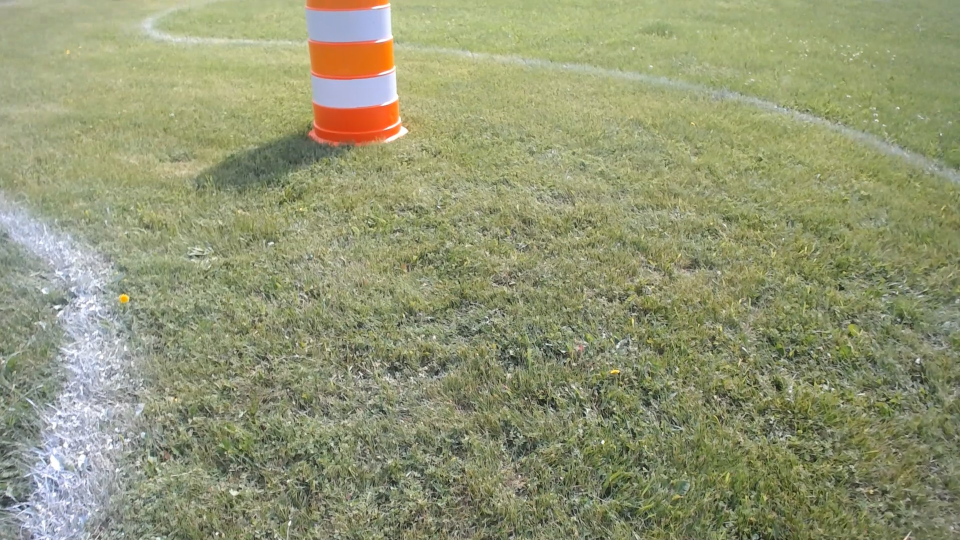
#> input picture CVTest/Untitled Folder/cap_1030IGVC_00:00:03_01.jpg, 1920 x 1080 px (shown at 1/2 size)
$ python -i remove_orange.py   (imports and definitions only)   (Python 2 division)   (older library calls are emulated)
#> lines starting #> are read from the running program, lines starting #| are printed output that depends on the picture; after the words box and inside, x2 and y2 are one past the last pixel; in counts of white or black regions, pixels touching at a corner belong together
#> further down, picture is the input picture: shape (1080, 1920, 3); mean B, G, R 115.5, 150.3, 146.4
import cv2
import numpy
import math
from enum import Enum

class RemoveOrange:
    """
    An OpenCV pipeline generated by GRIP.
    """

    def __init__(self):
        """initializes all values to presets or None if need to be set
        """

        self.__blur_type = BlurType.Box_Blur
        self.__blur_radius = 5

        self.blur_output = None

        self.__hsv_threshold_input = self.blur_output
        self.__hsv_threshold_hue = [0, 18]
        self.__hsv_threshold_saturation = [50, 255.0]
        self.__hsv_threshold_value = [75, 255.0]

        self.hsv_threshold_output = None

        self.__find_contours_input = self.hsv_threshold_output
        self.__find_contours_external_only = False

        self.find_contours_output = None

        self.__filter_contours_contours = self.find_contours_output
        self.__filter_contours_min_area = 200.0
        self.__filter_contours_min_perimeter = 0
        self.__filter_contours_min_width = 30
        self.__filter_contours_max_width = 1000
        self.__filter_contours_min_height = 30
        self.__filter_contours_max_height = 1000
        self.__filter_contours_solidity = [0, 100]
        self.__filter_contours_max_vertices = 1000000
        self.__filter_contours_min_vertices = 0
        self.__filter_contours_min_ratio = 0
        self.__filter_contours_max_ratio = 1000

        self.filter_contours_output = None


    def process(self, source0, hue = None, saturation = None, value = None):
        if hue == None:
            hue = self.__hsv_threshold_hue
        if saturation == None:
            saturation = self.__hsv_threshold_saturation
        if value == None:
            value = self.__hsv_threshold_value
        """
        Runs the pipeline and sets all outputs to new values.
        """
        # Step Blur0:
        self.__blur_input = source0
        (self.blur_output) = self.__blur(self.__blur_input, self.__blur_type, self.__blur_radius)

        # Step HSV_Threshold0:
        self.__hsv_threshold_input = self.blur_output
        (self.hsv_threshold_output) = self.__hsv_threshold(self.__hsv_threshold_input, hue, self.__hsv_threshold_saturation, self.__hsv_threshold_value)

        # Step Find_Contours0:
        self.__find_contours_input = self.hsv_threshold_output
        (self.find_contours_output) = self.__find_contours(self.__find_contours_input, self.__find_contours_external_only)

        # Step Filter_Contours0:
        self.__filter_contours_contours = self.find_contours_output
        (self.filter_contours_output) = self.__filter_contours(self.__filter_contours_contours, self.__filter_contours_min_area, self.__filter_contours_min_perimeter, self.__filter_contours_min_width, self.__filter_contours_max_width, self.__filter_contours_min_height, self.__filter_contours_max_height, self.__filter_contours_solidity, self.__filter_contours_max_vertices, self.__filter_contours_min_vertices, self.__filter_contours_min_ratio, self.__filter_contours_max_ratio)
        return self.filter_contours_output

    @staticmethod
    def __blur(src, type, radius):
        """Softens an image using one of several filters.
        Args:
            src: The source mat (numpy.ndarray).
            type: The blurType to perform represented as an int.
            radius: The radius for the blur as a float.
        Returns:
            A numpy.ndarray that has been blurred.
        """
#> called with radius = 5
        if(type is BlurType.Box_Blur):
            ksize = int(2 * round(radius) + 1)
            return cv2.blur(src, (ksize, ksize))
        elif(type is BlurType.Gaussian_Blur):
            ksize = int(6 * round(radius) + 1)
            return cv2.GaussianBlur(src, (ksize, ksize), round(radius))
        elif(type is BlurType.Median_Filter):
            ksize = int(2 * round(radius) + 1)
            return cv2.medianBlur(src, ksize)
        else:
            return cv2.bilateralFilter(src, -1, round(radius), round(radius))

    @staticmethod
    def __hsv_threshold(input, hue, sat, val):
        """Segment an image based on hue, saturation, and value ranges.
        Args:
            input: A BGR numpy.ndarray.
            hue: A list of two numbers the are the min and max hue.
            sat: A list of two numbers the are the min and max saturation.
            lum: A list of two numbers the are the min and max value.
        Returns:
            A black and white numpy.ndarray.
        """
        out = cv2.cvtColor(input, cv2.COLOR_BGR2HSV)
#> out: shape (1080, 1920, 3); mean H, S, V 39.3, 64.4, 152.9
        return cv2.inRange(out, (hue[0], sat[0], val[0]),  (hue[1], sat[1], val[1]))
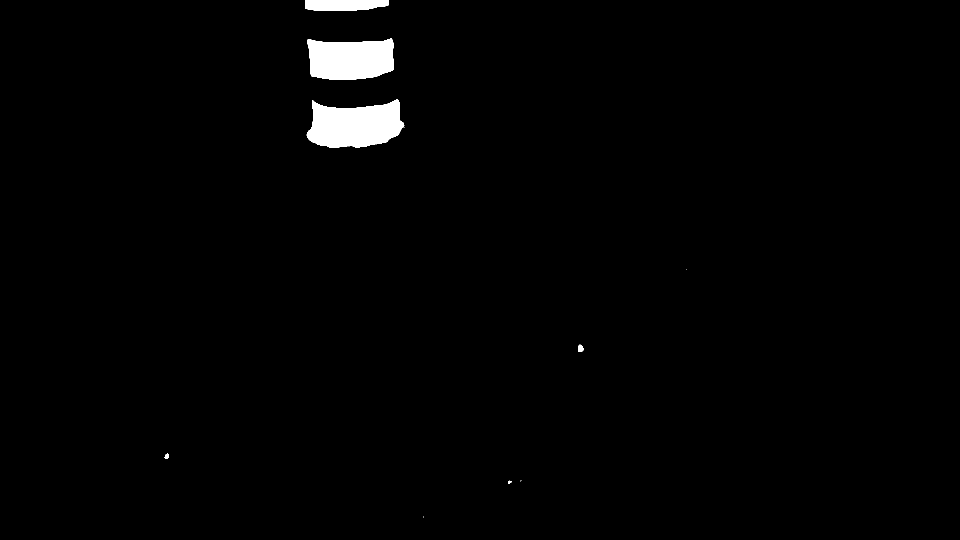
#> returned value: shape (1080, 1920) (shown at 1/2 size); 1.4% white; 11 white regions (5 under 20 px)

    @staticmethod
    def __find_contours(input, external_only):
        """Sets the values of pixels in a binary image to their distance to the nearest black pixel.
        Args:
            input: A numpy.ndarray.
            external_only: A boolean. If true only external contours are found.
        Return:
            A list of numpy.ndarray where each one represents a contour.
        """
        if(external_only):
            mode = cv2.RETR_EXTERNAL
        else:
            mode = cv2.RETR_LIST
        method = cv2.CHAIN_APPROX_SIMPLE
        im2, contours, hierarchy =cv2.findContours(input, mode=mode, method=method)
        return contours

    @staticmethod
    def __filter_contours(input_contours, min_area, min_perimeter, min_width, max_width,
                        min_height, max_height, solidity, max_vertex_count, min_vertex_count,
                        min_ratio, max_ratio):
        """Filters out contours that do not meet certain criteria.
        Args:
            input_contours: Contours as a list of numpy.ndarray.
            min_area: The minimum area of a contour that will be kept.
            min_perimeter: The minimum perimeter of a contour that will be kept.
            min_width: Minimum width of a contour.
            max_width: MaxWidth maximum width.
            min_height: Minimum height.
            max_height: Maximimum height.
            solidity: The minimum and maximum solidity of a contour.
            min_vertex_count: Minimum vertex Count of the contours.
            max_vertex_count: Maximum vertex Count.
            min_ratio: Minimum ratio of width to height.
            max_ratio: Maximum ratio of width to height.
        Returns:
            Contours as a list of numpy.ndarray.
        """
#> called with min_area = 200, min_perimeter = 0, min_width = 30, max_width = 1000, min_height = 30, max_height = 1000, max_vertex_count = 1000000, min_vertex_count = 0
        output = []
        for contour in input_contours:
            x,y,w,h = cv2.boundingRect(contour)
            if (w < min_width or w > max_width):
                continue
            if (h < min_height or h > max_height):
                continue
            area = cv2.contourArea(contour)
            if (area < min_area):
                continue
            if (cv2.arcLength(contour, True) < min_perimeter):
                continue
            hull = cv2.convexHull(contour)
            solid = 100 * area / cv2.contourArea(hull)
            if (solid < solidity[0] or solid > solidity[1]):
                continue
            if (len(contour) < min_vertex_count or len(contour) > max_vertex_count):
                continue
            ratio = (float)(w) / h
            if (ratio < min_ratio or ratio > max_ratio):
                continue
            output.append(contour)
        return output

    def block_out_cone(self, image, orange_contours):
    	for contour in orange_contours:
	    	x,y,w,h = cv2.boundingRect(contour)
	    	cv2.rectangle(image, (x,0), (x+w, y+h), (0,0,0), -1)

		return image


BlurType = Enum('BlurType', 'Box_Blur Gaussian_Blur Median_Filter Bilateral_Filter')

>>> import cv2
>>> picture = cv2.imread('../../../CVTest/Untitled Folder/cap_1030IGVC_00:00:03_01.jpg')
>>> result = RemoveOrange().process(picture)
#> result = 2 contours; box (x1, y1, x2, y2) and area: (613, 198, 809, 296) 13666, (615, 76, 788, 160) 11878

$ run again, on CVTest/Untitled Folder/cap_1030IGVC_00:00:20_04.jpg
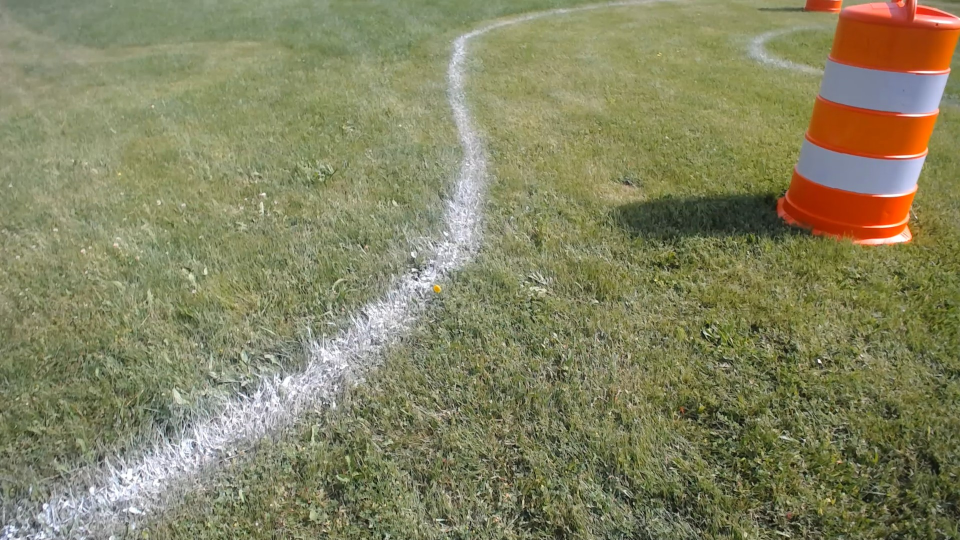
#> input picture CVTest/Untitled Folder/cap_1030IGVC_00:00:20_04.jpg, 1920 x 1080 px (shown at 1/2 size)
#> picture is the input picture: shape (1080, 1920, 3); mean B, G, R 97.3, 131.8, 132.5
#> out: shape (1080, 1920, 3); mean H, S, V 38, 76.9, 137
#> in __hsv_threshold, `return cv2.inRange(out, (hue[0], sat[0], val[0]),  (hue[1], sat[1], va..`:
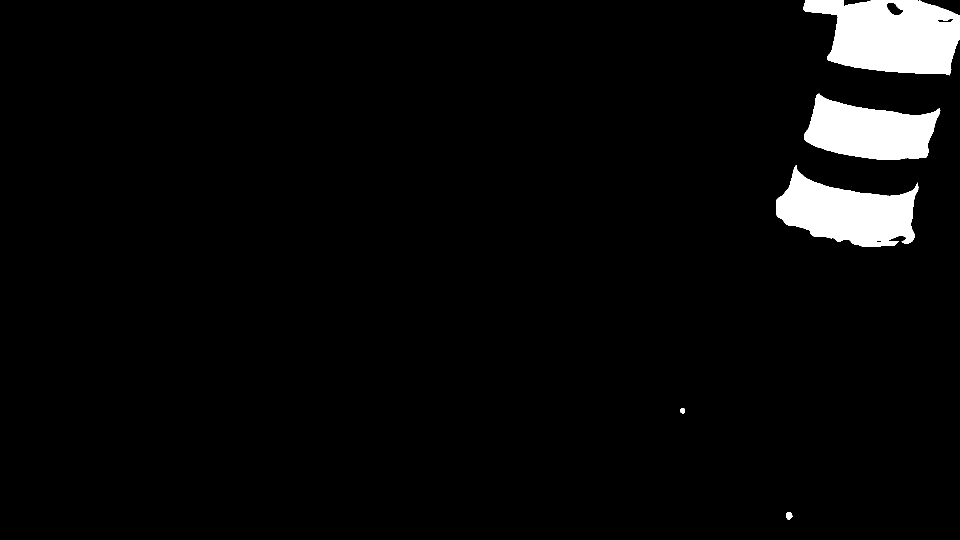
#> returned value: shape (1080, 1920) (shown at 1/2 size); 4.1% white; 5 white regions
#> result = 3 contours; box (x1, y1, x2, y2) and area: (1606, 0, 1920, 151) 34433, (1552, 330, 1837, 494) 26512, (1608, 187, 1881, 320) 23214

$ run again, on CVTest/Untitled Folder/cap_WIN_20180602_11_13_39_Pro_00:00:20_11.jpg
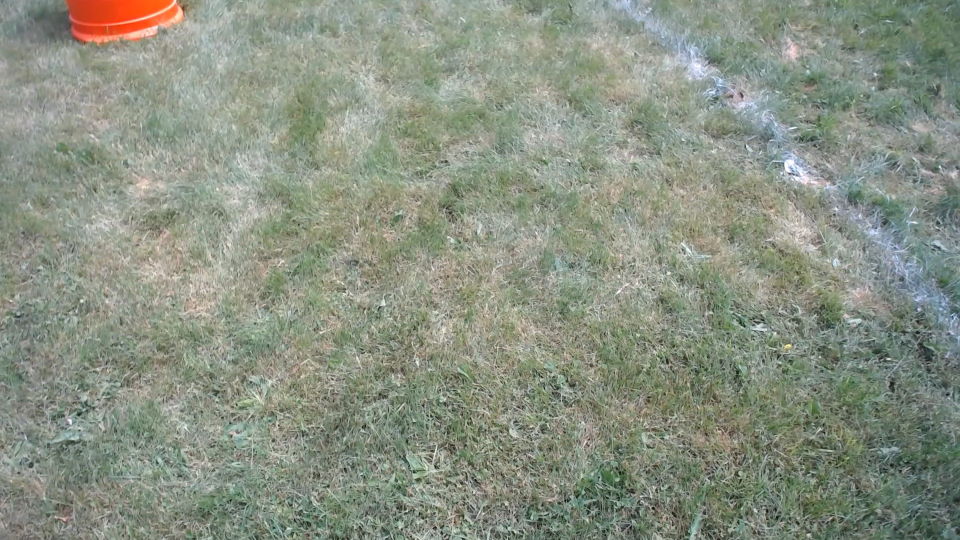
#> input picture CVTest/Untitled Folder/cap_WIN_20180602_11_13_39_Pro_00:00:20_11.jpg, 1920 x 1080 px (shown at 1/2 size)
#> picture is the input picture: shape (1080, 1920, 3); mean B, G, R 130.8, 145.5, 138.1
#> out: shape (1080, 1920, 3); mean H, S, V 49.5, 31.5, 147.2
#> in __hsv_threshold, `return cv2.inRange(out, (hue[0], sat[0], val[0]),  (hue[1], sat[1], va..`:
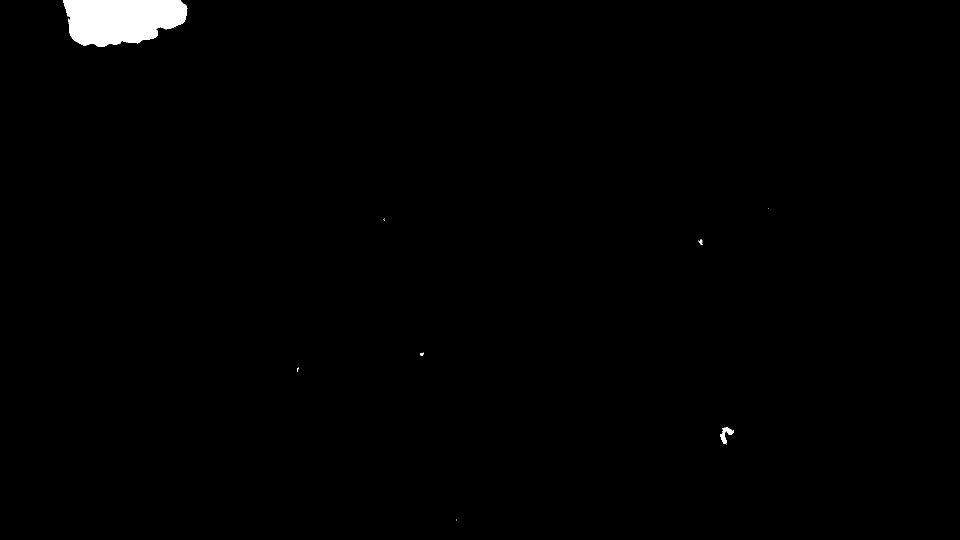
#> returned value: shape (1080, 1920) (shown at 1/2 size); 0.91% white; 11 white regions (7 under 20 px)
#> result = 1 contour; box (x1, y1, x2, y2) and area: (127, 0, 375, 94) 17993
